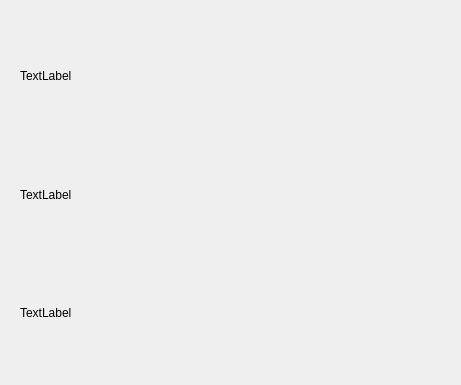
<?xml version="1.0" encoding="UTF-8"?>
<ui version="4.0">
 <class>MainWindow</class>
 <widget class="QMainWindow" name="MainWindow">
  <property name="geometry">
   <rect>
    <x>0</x>
    <y>0</y>
    <width>461</width>
    <height>385</height>
   </rect>
  </property>
  <property name="windowTitle">
   <string>MainWindow</string>
  </property>
  <widget class="QWidget" name="centralWidget">
   <widget class="QWidget" name="verticalLayoutWidget">
    <property name="geometry">
     <rect>
      <x>9</x>
      <y>9</y>
      <width>441</width>
      <height>371</height>
     </rect>
    </property>
    <layout class="QVBoxLayout" name="verticalLayout">
     <item>
      <widget class="QLabel" name="label">
       <property name="text">
        <string>TextLabel</string>
       </property>
      </widget>
     </item>
     <item>
      <widget class="QLabel" name="label_3">
       <property name="text">
        <string>TextLabel</string>
       </property>
      </widget>
     </item>
     <item>
      <widget class="QLabel" name="label_2">
       <property name="text">
        <string>TextLabel</string>
       </property>
      </widget>
     </item>
    </layout>
   </widget>
  </widget>
 </widget>
 <layoutdefault spacing="6" margin="11"/>
 <resources/>
 <connections/>
</ui>
